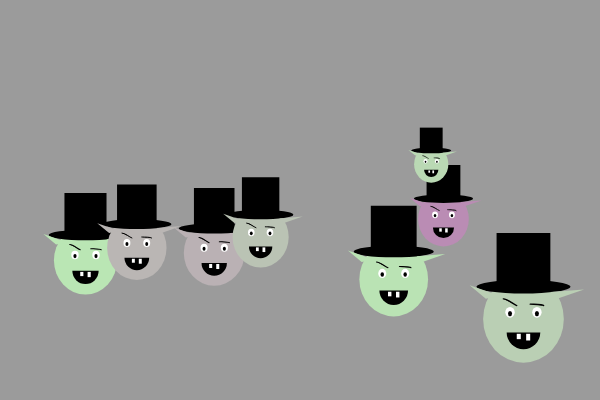
Frame 1 (no input)
Frame 60 (no input): identical to frame 1, image omitted
Frame 120 (the mouse pressed at the canvas centre since frame 60): identical to frame 1, image omitted

The p5.js sketch that drew this single still picture (run headless with seeded random() and noise() and a simulated clock; from frame 60 on, the mouse is pressed at the canvas centre):

// p5.js sketch
// ── sketch.js
function setup() {
  createCanvas(600, 400);

}

function draw() {
  background(155)
  randomSeed(0);
  for(var x = 0; x < width; x += 70){
  var head = int(random(140,250));
 
  var scalar = random(0.15, 1.5);
  ghoul(x - 300, 50, head, scalar);
  
  }

  

}



function ghoul(x, y, h, s) {

  push();
  translate(x, y);
  scale(s);
  stroke(h)
  
  
  
  noStroke();
  fill(186,h, 180);
  ellipse(width / 2, height / 2, 60, 65);

  //head

  noStroke();
  fill(255);
  ellipse(290, 195, 7, 8);

  noStroke();
  fill(255);
  ellipse(310, 195, 7, 8);

  // eye whites


  noStroke();
  fill(0);
  ellipse(290, 196, 3, 4);

  noStroke();
  fill(0);
  ellipse(310, 196, 3, 4);

  //pupils

  stroke(0);
  curve(275, 190, 285, 185, 295, 190, 300, 190);

  stroke(0);
  curve(295, 189, 305, 189, 315, 190, 310, 195);

  //eyebrows


  fill(0);
  noStroke();
  arc(300, 210, 25, 25, 0, PI, HALF_PI + PI);

  //mouth

  fill(255);
  rect(302, 211, 3, 5);

  fill(255);
  rect(295, 211, 3, 4);

  //teeth

  
  fill(0);
  ellipse(width / 2, 176, 70, 10)

  fill(0);
  rect(280, 136, 40, 40)

  //hat


  fill(186, h, 180);
  triangle(260, 175, 283, 183, 272, 185);
  triangle(345, 178, 320, 180, 325, 185);

  pop();
  //ears
  
}
















  
